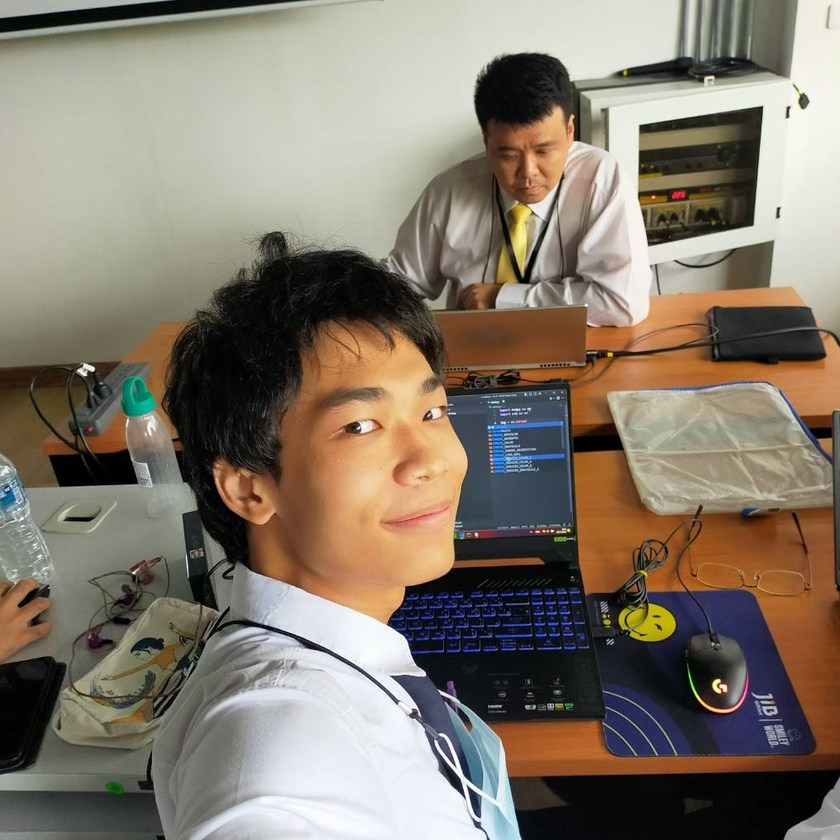
#> input picture input.jpg, 840 x 840 px, shrunk from 1016 x 1016 before the run
$ python fourier_transformation_slide.py
#> lines starting #> are read from the running program, lines starting #| are printed output that depends on the picture
# fourier transformation.py
import numpy as np
import cv2 as cv

img = cv.imread('input.jpg', cv.IMREAD_GRAYSCALE)
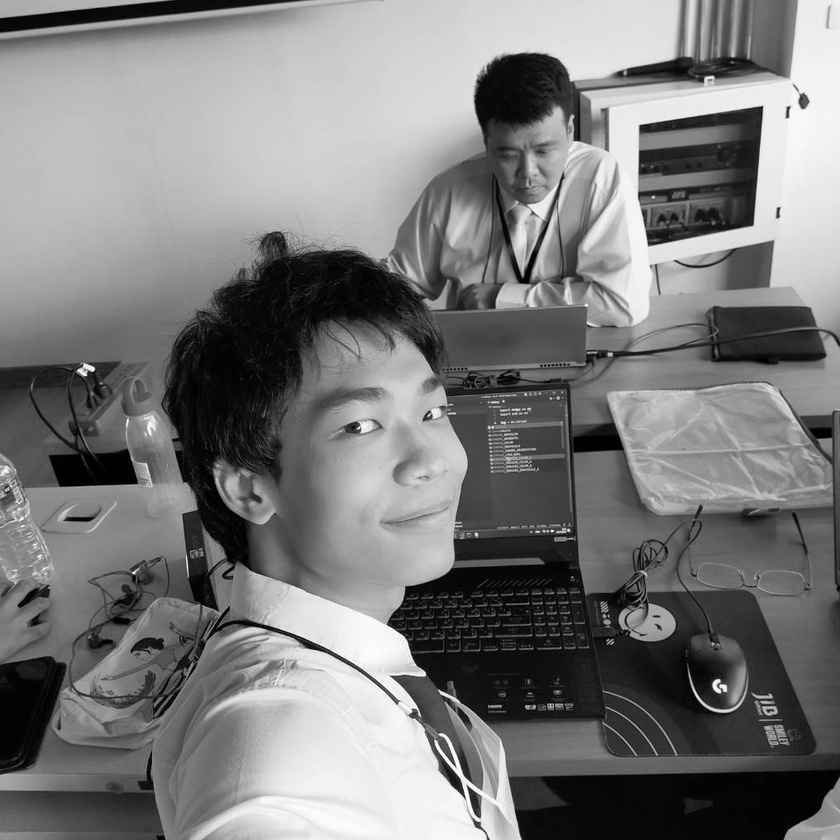
#> img: shape (840, 840); min 0, max 255, mean 122.7

# cast data type to float 32 bit
img = img.astype(np.float32);

# take fourier transform
imgF = np.fft.fft2(img)

# ship (0,0) to center of image
imgF = np.fft.fftshift(imgF)

# find magnitude & phase``
imgReal = np.real(imgF)
imgIma = np.imag(imgF)
imgMag = np.sqrt(imgReal**2 + imgIma**2)
imgPhs = np.arctan2(imgIma, imgReal)
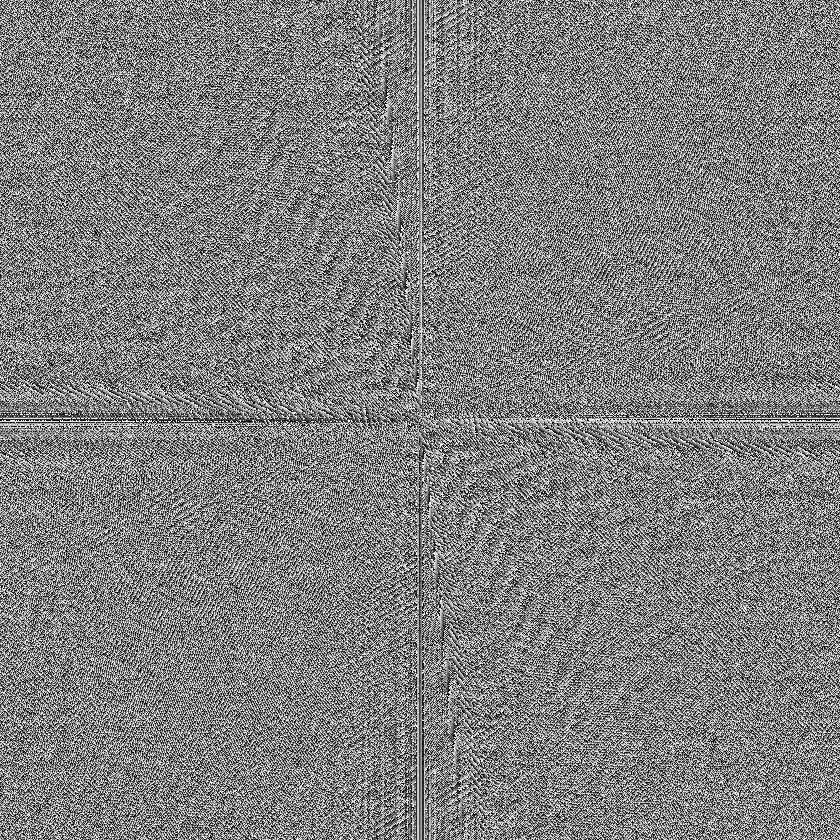
#> imgPhs: shape (840, 840) float64; min -3.14, max 3.14, mean 1.47e-17; drawn with min black and max white

# Inverse Fourier transform
imgRealInv = imgMag*np.cos(imgPhs)
imgImaInv = imgMag*np.sin(imgPhs)

imgFInv = imgRealInv + imgImaInv*1j

imgFInv = np.fft.ifftshift(imgFInv)
imgInv = np.fft.ifft2(imgFInv)

imgInv = np.real(imgInv)
imgInv = imgInv.astype(np.uint8);

cv.imwrite('output_fourier.png', imgInv)

# display magnitude
imgMag = np.log(1+imgMag)
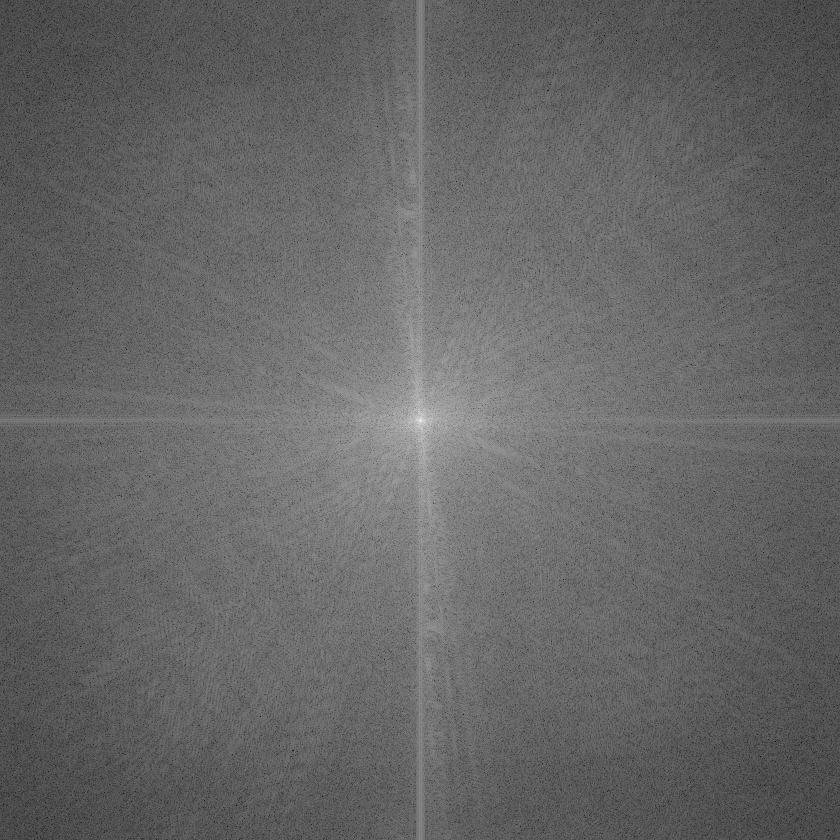
#> imgMag: shape (840, 840) float64; min 1.53, max 18.28, mean 8.25; drawn with min black and max white
imgMag = cv.normalize(imgMag, None, 0, 255, cv.NORM_MINMAX, cv.CV_8U)
print(img.shape)
#| (840, 840)
cv.imwrite('magnitude.png', imgMag)
